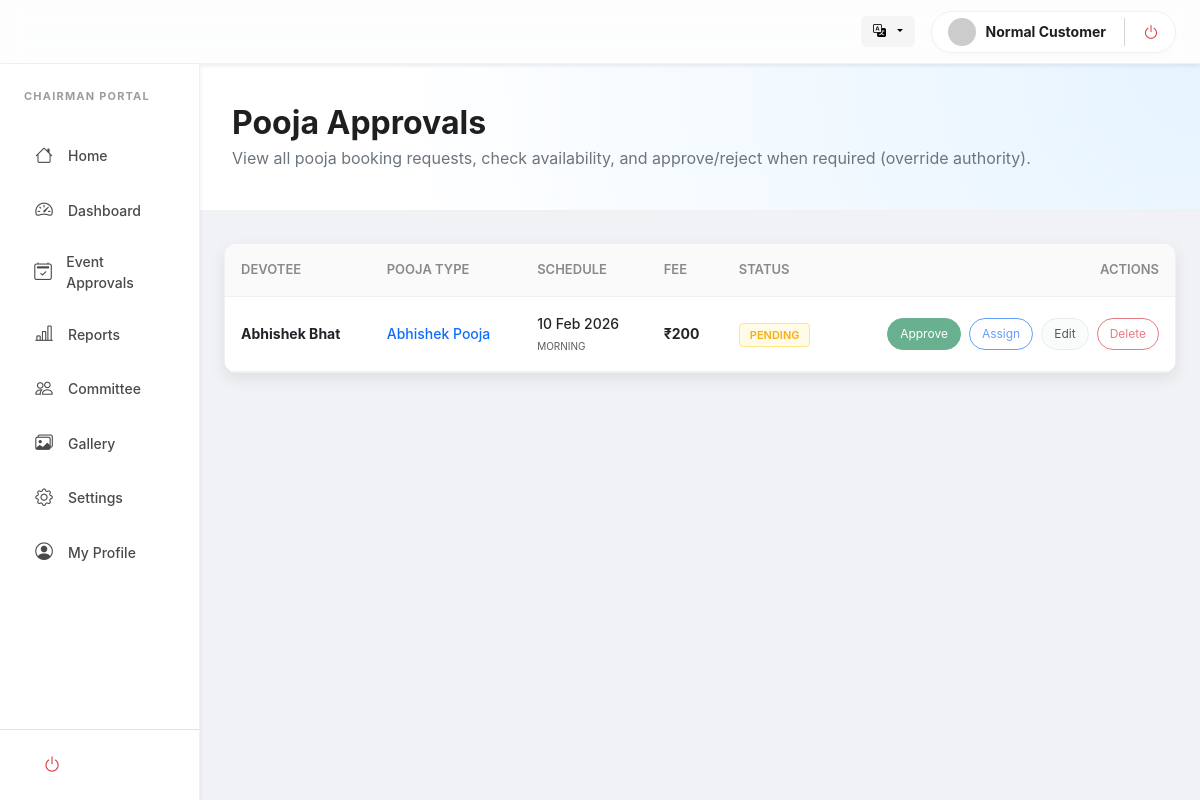
The page /users/chairman/pooja_requests.php (signed in) on the database its author committed.
### tables this page shows
CREATE TABLE `pooja` (
  `id` int(11) NOT NULL,
  `user_id` int(11) NOT NULL,
  `pooja_type_id` int(11) NOT NULL,
  `pooja_date` date NOT NULL,
  `time_slot` enum('morning','afternoon','evening') DEFAULT NULL,
  `description` text DEFAULT NULL,
  `fee` decimal(10,2) DEFAULT NULL,
  `payment_id` int(11) DEFAULT NULL,
  `status` enum('pending','paid','cancelled','completed') DEFAULT 'pending',
  `created_at` timestamp NOT NULL DEFAULT current_timestamp(),
  `updated_at` timestamp NOT NULL DEFAULT current_timestamp() ON UPDATE current_timestamp()
);

CREATE TABLE `users` (
  `id` int(11) NOT NULL,
  `first_name` varchar(100) NOT NULL,
  `last_name` varchar(100) DEFAULT NULL,
  `phone` varchar(20) DEFAULT NULL,
  `photo` varchar(255) DEFAULT NULL,
  `email` varchar(150) NOT NULL,
  `password` varchar(255) NOT NULL,
  `created_at` timestamp NOT NULL DEFAULT current_timestamp(),
  `updated_at` timestamp NOT NULL DEFAULT current_timestamp() ON UPDATE current_timestamp()
);

CREATE TABLE `pooja_type` (
  `id` int(11) NOT NULL,
  `type` varchar(100) NOT NULL,
  `fee` decimal(10,2) DEFAULT NULL,
  `created_at` timestamp NOT NULL DEFAULT current_timestamp(),
  `updated_at` timestamp NOT NULL DEFAULT current_timestamp() ON UPDATE current_timestamp()
);

### includes/lang.php (called while the page is built, shortened)
<?php
$lang = $_SESSION['lang']
    ?? $_COOKIE['lang']
    ?? 'en';
$langFile = __DIR__ . "/../lang/{$lang}.php";
$t = require $langFile;

### includes/user_avatar.php (called while the page is built, shortened)
<?php
function get_user_avatar_url(string $uploadsPrefix = ''): string
{
    $name = trim($_SESSION['user_name'] ?? 'User');
    return 'https://ui-avatars.com/api/?name=' . urlencode($name ?: 'User') . '&background=random';
}

### users/chairman/pooja_requests.php (the view, shortened to what this page needs)
<?php
require __DIR__ . '/../../config/db.php';
require __DIR__ . '/../../includes/lang.php';
require __DIR__ . '/../../includes/user_avatar.php';
$loggedInUserPhoto = get_user_avatar_url('../../');
$sql = "SELECT p.id, pt.type AS pooja_name, p.pooja_date, p.time_slot, p.status, p.fee, u.first_name, u.last_name
        FROM pooja p
        JOIN pooja_type pt ON pt.id = p.pooja_type_id
        JOIN users u ON u.id = p.user_id
        ORDER BY p.pooja_date ASC, p.created_at DESC";
$result = mysqli_query($con, $sql);
?>
<!DOCTYPE html>
<html lang="<?= $lang ?>">
<head>
    <link href="https://cdn.jsdelivr.net/npm/bootstrap@5.3.0/dist/css/bootstrap.min.css" rel="stylesheet">
    <link rel="stylesheet" href="https://cdn.jsdelivr.net/npm/bootstrap-icons@1.10.5/font/bootstrap-icons.css">
</head>
<body>
    <header class="ant-header shadow-sm">
        <div class="container-fluid px-4 d-flex align-items-center justify-content-between">
            <div class="d-flex align-items-center gap-3">
                <div class="dropdown">
                    <button class="lang-btn dropdown-toggle" type="button" data-bs-toggle="dropdown">
                        <i class="bi bi-translate me-1"></i>
                    </button>
                </div>
                <div class="user-pill">
                    <img src="<?= $loggedInUserPhoto ?>" class="rounded-circle" width="28" height="28"
                        style="object-fit: cover;">
                    <span class="small fw-bold d-none d-md-inline"><?= htmlspecialchars($_SESSION['user_name']) ?></span>
                    <a href="../../auth/logout.php" class="text-danger"><i class="bi bi-power"></i></a>
                </div>
            </div>
        </div>
    </header>
    <div class="container-fluid">
        <div class="row">
            <?php include 'sidebar.php'; ?>
            <main class="col-lg-10 p-0">
                <div class="dashboard-hero">
                    <h2 class="fw-bold mb-1"><?php echo $t['pooja_requests'] ?? 'Pooja Approvals'; ?></h2>
                    <p class="text-secondary mb-0">
                        View all pooja booking requests, check availability, and approve/reject when required (override authority).
                    </p>
                </div>
                <div class="px-4 pb-5">
                    <div class="ant-card">
                        <div class="table-responsive">
                            <table class="table ant-table mb-0">
                                <thead>
                                    <tr>
                                        <th><?php echo $t['devotee_name'] ?? 'Devotee'; ?></th>
                                        <th><?php echo $t['pooja_type'] ?? 'Pooja Type'; ?></th>
                                        <th><?php echo $t['schedule'] ?? 'Schedule'; ?></th>
                                        <th><?php echo $t['fee'] ?? 'Fee'; ?></th>
                                        <th><?php echo $t['status'] ?? 'Status'; ?></th>
                                        <th class="text-end"><?php echo $t['actions'] ?? 'Actions'; ?></th>
                                    </tr>
                                </thead>
                                <tbody>
                                    <?php if (mysqli_num_rows($result) > 0): ?>
                                        <?php while ($r = mysqli_fetch_assoc($result)): ?>
                                            <tr>
                                                <td class="fw-bold"><?= htmlspecialchars($r['first_name'] . ' ' . $r['last_name']) ?></td>
                                                <td class="text-primary fw-medium"><?= htmlspecialchars($r['pooja_name']) ?></td>
                                                <td>
                                                    <div class="fw-medium"><?= date('d M Y', strtotime($r['pooja_date'])) ?></div>
                                                    <small class="text-muted text-uppercase" style="font-size: 10px;">
                                                        <?= $r['time_slot'] ?? ($t['anytime'] ?? 'Anytime') ?>
                                                    </small>
                                                </td>
                                                <td class="fw-bold">&#8377;<?= number_format($r['fee'], 0) ?></td>
                                                <td><span class="badge-status"><?= htmlspecialchars($r['status']) ?></span></td>
                                                <td class="text-end">
                                                    <div class="d-inline-flex gap-2">
                                                        <button class="btn btn-success btn-sm action-btn" disabled><?php echo $t['approve'] ?? 'Approve'; ?></button>
                                                        <button class="btn btn-outline-primary btn-sm action-btn" disabled><?php echo $t['assign'] ?? 'Assign'; ?></button>
                                                        <button class="btn btn-light btn-sm action-btn border" disabled><?php echo $t['edit'] ?? 'Edit'; ?></button>
                                                        <button class="btn btn-outline-danger btn-sm action-btn" disabled><?php echo $t['delete'] ?? 'Delete'; ?></button>
                                                    </div>
                                                </td>
                                            </tr>
                                        <?php endwhile; ?>
                                    <?php endif; ?>
                                </tbody>
                            </table>
                        </div>
                    </div>
                </div>
            </main>
        </div>
    </div>
</body>
</html>

### css/sidebar.css (style rules this page uses)
:root { --sb-width: 280px; --sb-bg: #ffffff; --sb-hover-bg: #f3f3f3; --sb-active-bg: #e6f4ff; --sb-active-text: #1677ff; --sb-text: #4a4a4a; --sb-text-hover: #000000; --sb-border-color: #f0f0f0; --sb-radius: 8px; --sb-transition: all 0.25s ease-in-out; --sb-top-offset: 0px; }

### users/chairman/pooja_requests.php (style rules this page uses)
:root { --ant-primary: #1677ff; --ant-bg-layout: #f0f2f5; --ant-border-color: #f0f0f0; --ant-text: rgba(0, 0, 0, 0.88); --ant-text-sec: rgba(0, 0, 0, 0.45); --ant-radius: 12px; --ant-shadow: 0 6px 16px 0 rgba(0, 0, 0, 0.08); }
body { font-family: -apple-system, BlinkMacSystemFont, 'Segoe UI', Roboto, sans-serif; background-color: var(--ant-bg-layout); color: var(--ant-text); -webkit-user-select: none; user-select: none; }
.ant-header { background: rgba(255, 255, 255, 0.85); backdrop-filter: blur(12px); height: 64px; display: flex; align-items: center; border-bottom: 1px solid var(--ant-border-color); position: sticky; top: 0; z-index: 1000; }
.dashboard-hero { background: radial-gradient(circle at top right, #e6f4ff 0%, #ffffff 80%); padding: 40px 32px; border-bottom: 1px solid var(--ant-border-color); margin-bottom: 32px; }
.ant-card { background: #fff; border: 1px solid var(--ant-border-color); border-radius: var(--ant-radius); box-shadow: var(--ant-shadow); overflow: hidden; }
.ant-table th { background: #fafafa; font-weight: 600; padding: 16px; font-size: 13px; color: var(--ant-text-sec); border-bottom: 1px solid var(--ant-border-color); text-transform: uppercase; }
.ant-table td { padding: 16px; border-bottom: 1px solid var(--ant-border-color); vertical-align: middle; font-size: 14px; }
.badge-status { font-size: 11px; font-weight: 600; padding: 4px 10px; border-radius: 4px; text-transform: uppercase; background: #fffbe6; color: #faad14; border: 1px solid #ffe58f; }
.action-btn { font-size: 12px; border-radius: 999px; padding: 6px 12px; }
.user-pill { background: #fff; padding: 6px 16px; border-radius: 50px; border: 1px solid var(--ant-border-color); display: flex; align-items: center; gap: 10px; box-shadow: 0 2px 4px rgba(0, 0, 0, 0.02); }
.lang-btn { border: none; background: #f5f5f5; font-size: 13px; font-weight: 600; padding: 6px 12px; border-radius: 6px; transition: 0.2s; }

### users/chairman/sidebar.php (style rules this page uses)
:root { --sb-top-offset: 64px; --sb-active-text: #1677ff; --sb-active-bg: #e6f4ff; }

### rows shown on the page
pooja: user.last_name "Abhishek Bhat", pooja_type.type "Abhishek Pooja", pooja_date "10 Feb 2026", time_slot "MORNING", fee "200", status "PENDING"

### other values the page prints
$_SESSION['user_name'] "Normal Customer"
$t['chairman_portal'] "CHAIRMAN PORTAL"
$t['home'] "Home"
$t['dashboard'] "Dashboard"
$t['event_approvals'] "Event Approvals"
$t['reports'] "Reports"
$t['committee'] "Committee"
$t['gallery'] "Gallery"
$t['settings'] "Settings"
$t['my_profile'] "My Profile"
$t['pooja_requests'] "Pooja Approvals"
$t['devotee_name'] "DEVOTEE"
$t['pooja_type'] "POOJA TYPE"
$t['schedule'] "SCHEDULE"
$t['fee'] "FEE"
